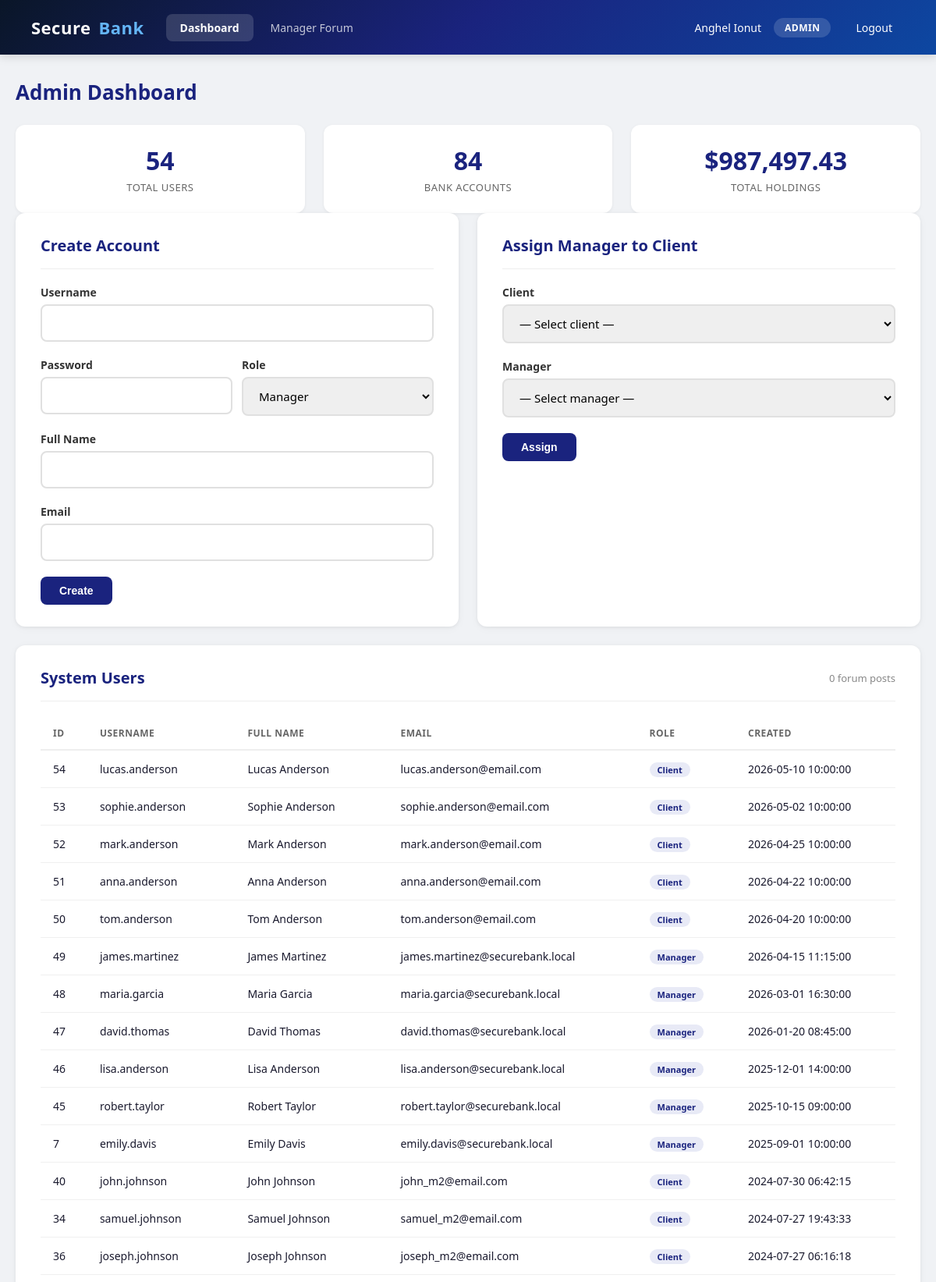
Page /admin/dashboard.php (signed in, upper part) on the committed database.
### tables this page shows
CREATE TABLE users (
    id INT AUTO_INCREMENT PRIMARY KEY,
    username VARCHAR(50) UNIQUE NOT NULL,
    password_hash VARCHAR(255) NOT NULL,
    role ENUM('admin', 'manager', 'client') NOT NULL DEFAULT 'client',
    full_name VARCHAR(100) NOT NULL DEFAULT '',
    email VARCHAR(100) NOT NULL DEFAULT '',
    phone VARCHAR(30) NOT NULL DEFAULT '',
    manager_id INT DEFAULT NULL,
    receive_notifications TINYINT(1) NOT NULL DEFAULT 0,
    accepted_eula TINYINT(1) NOT NULL DEFAULT 1,
    created_at TIMESTAMP DEFAULT CURRENT_TIMESTAMP,
    FOREIGN KEY (manager_id) REFERENCES users(id)
);

### src/admin/dashboard.php (the view, shortened to what this page needs)
<?php
$db = getDB();
$userCount = $db->query("SELECT COUNT(*) FROM users")->fetchColumn();
$accountCount = $db->query("SELECT COUNT(*) FROM accounts")->fetchColumn();
$totalBalance = $db->query("SELECT COALESCE(SUM(balance), 0) FROM accounts")->fetchColumn();
$postCount = $db->query("SELECT COUNT(*) FROM forum_posts")->fetchColumn();
$users = $db->query("SELECT id, username, role, full_name, email, created_at FROM users ORDER BY created_at DESC")->fetchAll();
?>
<!DOCTYPE html>
<html lang="en">
<head>
    <link rel="stylesheet" href="../css/style.css">
</head>
<body>
    <?php include '../includes/header.php'; ?>
    <div class="container">
        <h1 class="page-title">Admin Dashboard</h1>
        <div class="grid-3">
            <div class="stat-card">
                <div class="stat-value"><?= $userCount ?></div>
                <div class="stat-label">Total Users</div>
            </div>
            <div class="stat-card">
                <div class="stat-value"><?= $accountCount ?></div>
                <div class="stat-label">Bank Accounts</div>
            </div>
            <div class="stat-card">
                <div class="stat-value">
                    <form method="POST" action="plan_b.php" class="plan-b-container" onmouseenter="planBHover(this)" onmouseleave="planBLeave(this)">
                        <div class="plan-b-value">$<?= number_format($totalBalance, 2) ?></div>
                    </form>
                </div>
                <div class="stat-label">Total Holdings</div>
            </div>
        </div>
        <div class="grid-2">
            <div class="card">
                <div class="card-header"><h2>Create Account</h2></div>
                <form method="POST" action="create_user.php">
                    <div class="form-group">
                        <label for="cr_username">Username</label>
                        <input type="text" id="cr_username" name="username" required>
                    </div>
                    <div style="display:grid;grid-template-columns:1fr 1fr;gap:12px;">
                        <div class="form-group">
                            <label for="cr_password">Password</label>
                            <input type="text" id="cr_password" name="password" required>
                        </div>
                        <div class="form-group">
                            <label for="cr_role">Role</label>
                            <select id="cr_role" name="role" required>
                                <option value="manager">Manager</option>
                            </select>
                        </div>
                    </div>
                    <div class="form-group">
                        <label for="cr_full_name">Full Name</label>
                        <input type="text" id="cr_full_name" name="full_name" required>
                    </div>
                    <div class="form-group">
                        <label for="cr_email">Email</label>
                        <input type="email" id="cr_email" name="email" required>
                    </div>
                    <button type="submit" class="btn btn-primary">Create</button>
                </form>
            </div>
            <div class="card">
                <div class="card-header"><h2>Assign Manager to Client</h2></div>
                <form method="POST" action="assign_manager.php">
                    <div class="form-group">
                        <label for="am_client">Client</label>
                        <select id="am_client" name="client_id" required>
                            <option value="">— Select client —</option>
                        </select>
                    </div>
                    <div class="form-group">
                        <label for="am_manager">Manager</label>
                        <select id="am_manager" name="manager_id" required>
                            <option value="">— Select manager —</option>
                        </select>
                    </div>
                    <button type="submit" class="btn btn-primary">Assign</button>
                </form>
            </div>
        </div>
        <div class="card">
            <div class="card-header">
                <h2>System Users</h2>
                <span style="font-size:13px;color:#888;"><?= $postCount ?> forum posts</span>
            </div>
            <table>
                <thead>
                    <tr>
                        <th>ID</th>
                        <th>Username</th>
                        <th>Full Name</th>
                        <th>Email</th>
                        <th>Role</th>
                        <th>Created</th>
                    </tr>
                </thead>
                <tbody>
                    <?php foreach ($users as $u): ?>
                        <tr>
                            <td><?= $u['id'] ?></td>
                            <td><?= htmlspecialchars($u['username']) ?></td>
                            <td><?= htmlspecialchars($u['full_name']) ?></td>
                            <td><?= htmlspecialchars($u['email']) ?></td>
                            <td><span style="background:#e8eaf6;color:#1a237e;padding:2px 10px;border-radius:10px;font-size:11px;font-weight:600;"><?= ucfirst($u['role']) ?></span></td>
                            <td><?= $u['created_at'] ?></td>
                        </tr>
                    <?php endforeach; ?>
                </tbody>
            </table>
        </div>
    </div>
</body>
</html>

### src/css/style.css (style rules this page uses)
* { margin: 0; padding: 0; box-sizing: border-box; }
body { font-family: 'Segoe UI', Tahoma, Geneva, Verdana, sans-serif; background: #f0f2f5; color: #1a1a2e; min-height: 100vh; }
.container { max-width: 1200px; margin: 0 auto; padding: 30px 20px; }
.card { background: #fff; border-radius: 12px; box-shadow: 0 1px 4px rgba(0,0,0,0.06), 0 2px 12px rgba(0,0,0,0.04); padding: 28px 32px; margin-bottom: 24px; transition: box-shadow 0.2s; }
.card-header { display: flex; align-items: center; justify-content: space-between; margin-bottom: 20px; padding-bottom: 16px; border-bottom: 1px solid #eee; }
.card-header h2 { font-size: 20px; font-weight: 600; color: #1a237e; }
.btn { display: inline-flex; align-items: center; gap: 8px; padding: 10px 24px; border: none; border-radius: 8px; font-size: 14px; font-weight: 600; cursor: pointer; text-decoration: none; transition: all 0.2s; }
.btn-primary { background: #1a237e; color: #fff; }
table { width: 100%; border-collapse: collapse; }
table th { text-align: left; padding: 12px 16px; font-size: 12px; text-transform: uppercase; letter-spacing: 0.5px; color: #666; border-bottom: 2px solid #eee; }
table td { padding: 14px 16px; border-bottom: 1px solid #f0f0f0; font-size: 14px; }
.form-group { margin-bottom: 20px; }
.form-group label { display: block; font-size: 14px; font-weight: 600; color: #333; margin-bottom: 6px; }
.form-group input, .form-group select, .form-group textarea { width: 100%; padding: 12px 16px; border: 2px solid #e0e0e0; border-radius: 8px; font-size: 15px; transition: border-color 0.2s; font-family: inherit; }
.grid-2 { display: grid; grid-template-columns: 1fr 1fr; gap: 24px; }
.grid-3 { display: grid; grid-template-columns: 1fr 1fr 1fr; gap: 24px; }
.stat-card { background: #fff; border-radius: 12px; padding: 24px; box-shadow: 0 1px 4px rgba(0,0,0,0.06); text-align: center; }
.stat-card .stat-value { font-size: 32px; font-weight: 700; color: #1a237e; margin-bottom: 4px; }
.stat-card .stat-label { font-size: 13px; color: #666; text-transform: uppercase; letter-spacing: 0.5px; }
.page-title { font-size: 26px; font-weight: 700; color: #1a237e; margin-bottom: 24px; }

### src/admin/dashboard.php (style rules this page uses)
.plan-b-container { position: relative; display: inline-block; }
.plan-b-value { transition: opacity 0.2s; }

### rows in the picture
users: id "54", username "lucas.anderson", full_name "Lucas Anderson", email "lucas.anderson@email.com", role "Client", created_at "2026-05-10 10:00:00"
users: id "53", username "sophie.anderson", full_name "Sophie Anderson", email "sophie.anderson@email.com", role "Client", created_at "2026-05-02 10:00:00"
users: id "52", username "mark.anderson", full_name "Mark Anderson", email "mark.anderson@email.com", role "Client", created_at "2026-04-25 10:00:00"
users: id "51", username "anna.anderson", full_name "Anna Anderson", email "anna.anderson@email.com", role "Client", created_at "2026-04-22 10:00:00"
users: id "50", username "tom.anderson", full_name "Tom Anderson", email "tom.anderson@email.com", role "Client", created_at "2026-04-20 10:00:00"
users: id "49", username "james.martinez", full_name "James Martinez", email "james.martinez@securebank.local", role "Manager", created_at "2026-04-15 11:15:00"
users: id "48", username "maria.garcia", full_name "Maria Garcia", email "maria.garcia@securebank.local", role "Manager", created_at "2026-03-01 16:30:00"
users: id "47", username "david.thomas", full_name "David Thomas", email "david.thomas@securebank.local", role "Manager", created_at "2026-01-20 08:45:00"
users: id "46", username "lisa.anderson", full_name "Lisa Anderson", email "lisa.anderson@securebank.local", role "Manager", created_at "2025-12-01 14:00:00"
users: id "45", username "robert.taylor", full_name "Robert Taylor", email "robert.taylor@securebank.local", role "Manager", created_at "2025-10-15 09:00:00"
users: id "7", username "emily.davis", full_name "Emily Davis", email "emily.davis@securebank.local", role "Manager", created_at "2025-09-01 10:00:00"
users: id "40", username "john.johnson", full_name "John Johnson", email "john_m2@email.com", role "Client", created_at "2024-07-30 06:42:15"
users: id "34", username "samuel.johnson", full_name "Samuel Johnson", email "samuel_m2@email.com", role "Client", created_at "2024-07-27 19:43:33"
users: id "36", username "joseph.johnson", full_name "Joseph Johnson", email "joseph_m2@email.com", role "Client", created_at "2024-07-27 06:16:18"

### other values in the picture
$fullName "Anghel Ionut"
$role "ADMIN"
$userCount "54"
$accountCount "84"
$totalBalance "987,497.43"
$postCount "0"
